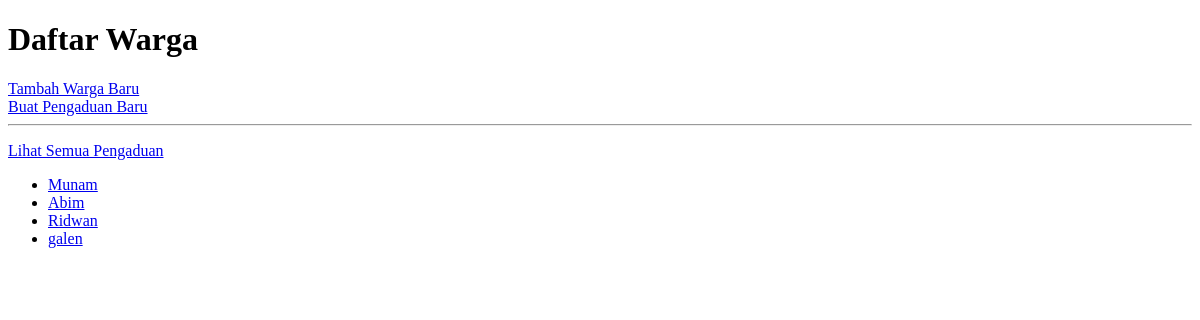
/warga/, run on an earlier commit of the app's database.
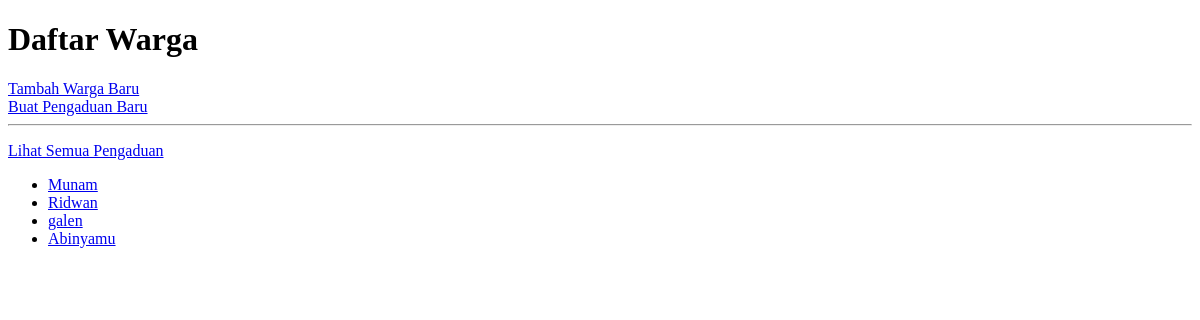
And on a later commit of the database.
### warga/models.py (models this page shows, shortened)
class Warga(models.Model):
    nik = models.CharField(max_length=16, unique=True, verbose_name="nomor Induk Kependudukan")
    nama_lengkap = models.CharField(max_length=100, verbose_name="Nama Lengkap")
    alamat = models.TextField(verbose_name="Alamat Tinggal")
    no_telepon = models.CharField(max_length=15, blank=True, verbose_name="Nomor Telepon")
    tanggal_registrasi = models.DateTimeField(auto_now_add=True)

### warga/views.py (the view)
# urls.py: path('', WargaListView.as_view(), name='warga-list'),
class WargaListView(ListView):
    model = Warga

### warga/templates/warga/warga_list.html (shortened to what this page needs)
<!DOCTYPE html>
<html lang="en">
  <head>
  </head>
  <body>
    <h1>Daftar Warga</h1>
    <a href="{% url 'warga-tambah' %}">Tambah Warga Baru</a>
    <br>
    <a href="{% url 'pengaduan-tambah' %}">Buat Pengaduan Baru</a>
    <hr>
    <p><a href="{% url 'pengaduan-list' %}">Lihat Semua Pengaduan</a></p>
    <ul>
      {% for warga in object_list %}
      <li>
        <a href="{% url 'warga-detail' warga.pk %}">{{ warga.nama_lengkap }}</a>
      </li>
      {% empty %}
      <li>Belum ada data warga yang terdaftar</li>
      {% endfor %}
    </ul>
  </body>
</html>

What changed in the data, as far as the page shows it:
removed Warga: nama_lengkap "Abim"
added Warga: nama_lengkap "Abinyamu"
